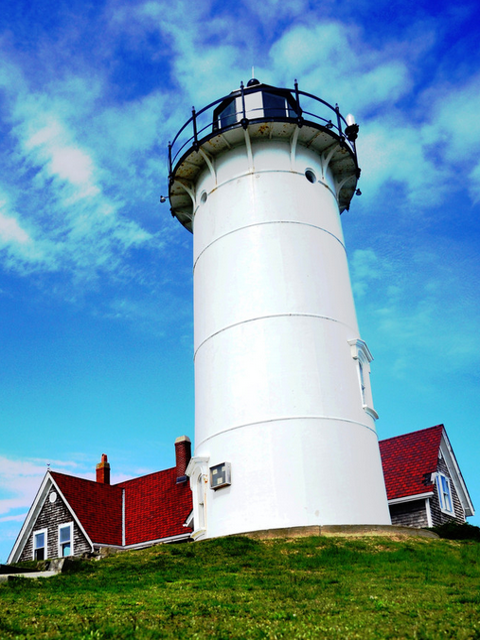
#> input picture Foto Esercitazioni/lighthouse.png, 480 x 640 px, found by its file name
$ python ImageFiltering2.py
#> lines starting #> are read from the running program, lines starting #| are printed output that depends on the picture
# Import libraries
import os
import matplotlib.pyplot as plt
import imageio.v3 as io
import skimage.color as color
import numpy as np
from scipy import ndimage
import cv2 as cv
from scipy.signal import convolve2d
path =r'C:\Users\danie\Desktop\IPCV\Foto Esercitazioni'

Img=io.imread(os.path.join(path,'lighthouse.png'))
#> Img is the input picture: shape (640, 480, 3); mean R, G, B 106.4, 150.1, 171.4

Img1=Img.copy()
Img1=Img1.astype(np.float32)/255
if len(Img1.shape)==3:
    Img1gray= color.rgb2gray(Img1)
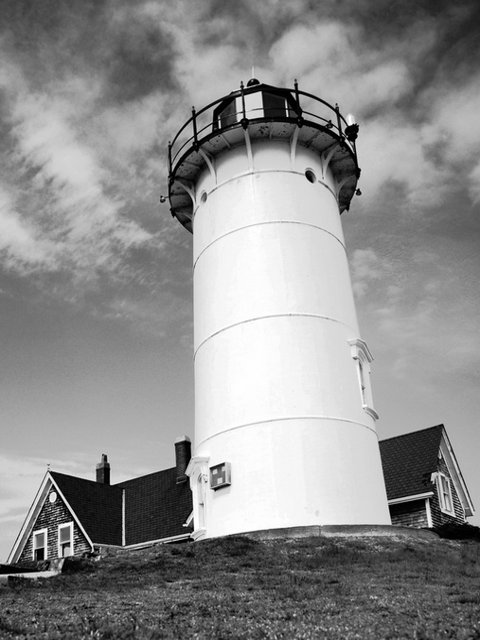
#> Img1gray: shape (640, 480) float32; min 0, max 1, mean 0.558

def Gauss(size, sigma):
    """
    Create a 2D Gaussian kernel with given size and standard deviation sigma.
    size: odd integer (e.g., 55)
    sigma: standard deviation of the Gaussian
    """
    # coordinate grid
    x, y = np.meshgrid(
        np.arange(-size//2, size//2 + 1),
        np.arange(-size//2, size//2 + 1)
    )

    # Gaussian formula
    h_gauss = np.exp(-(x**2 + y**2) / (2 * sigma**2))
    h_gauss = h_gauss / np.sum(h_gauss)  # normalize

    return h_gauss


def Box_car(size):
    side_box = size
    h_box = np.ones((side_box, side_box), dtype=float)
    h_box = h_box / np.sum(h_box)
    return h_box

#Sobel
derX=np.array([[-1,0,1],
              [-2,0,2],
              [-1,0,1]],dtype=float)

derY=np.array([[-1,-2,-1],
               [0,0,0],
               [1,2,1]],dtype=float)


def gauss_derivative_kernels(size, sigma):
    assert size % 2 == 1, "side_gauss dev'essere dispari"
    r = size // 2
    # indexing='ij' -> asse 0 = y (righe), asse 1 = x (colonne)
    y, x = np.meshgrid(np.arange(-r, r+1), np.arange(-r, r+1), indexing='ij')
    G = np.exp(-(x**2 + y**2) / (2 * sigma**2))
    # la derivata di G (non si normalizza: la somma è ~0 per definizione)
    Gx = -(x / (sigma**2)) * G   # ∂G/∂x
    Gy = -(y / (sigma**2)) * G   # ∂G/∂y
    return Gx, Gy


Sx=convolve2d(Img1gray,derX)
Sx=abs(Sx)
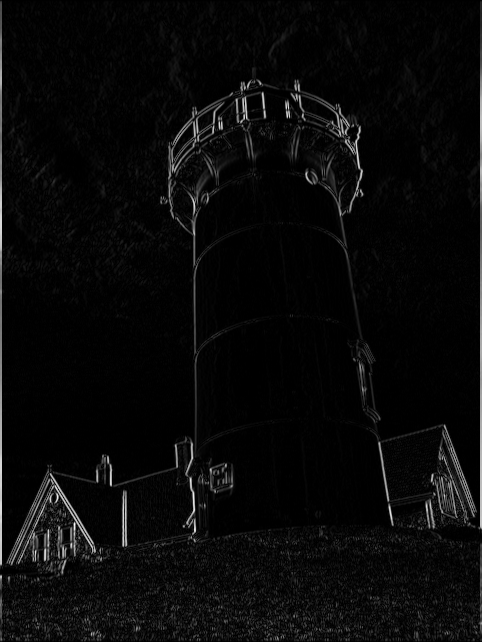
#> Sx: shape (642, 482) float64; min 0, max 3.85, mean 0.143; drawn with min black and max white
Sy=convolve2d(Img1gray,derY)
Sy=abs(Sy)

# Magnitudo del gradiente
G = np.hypot(Sx, Sy)
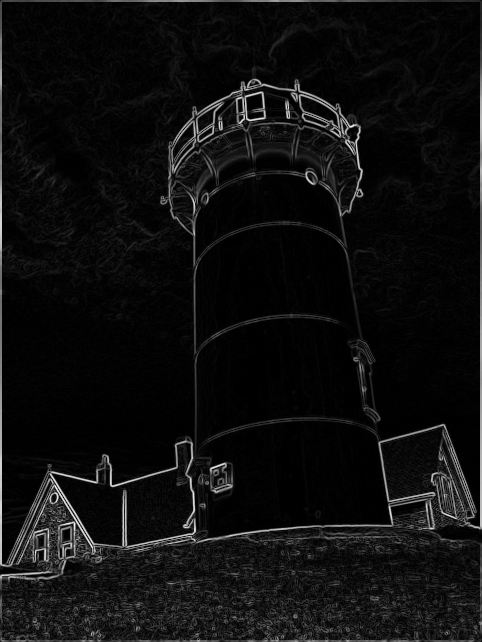
#> G: shape (642, 482) float64; min 0, max 3.93, mean 0.232; drawn with min black and max white
G = G / (G.max() + 1e-8)  # normalizza per un display pulito

plt.figure(figsize=(12, 8))
plt.subplot(2,2,1); plt.imshow(Img1gray, cmap='gray'); plt.title('Originale'); plt.axis('off')
plt.subplot(2,2,2); plt.imshow(Sx, cmap='gray');   plt.title('|∂I/∂x| (Sobel)'); plt.axis('off')
plt.subplot(2,2,3); plt.imshow(Sy, cmap='gray');   plt.title('|∂I/∂y| (Sobel)'); plt.axis('off')
plt.subplot(2,2,4); plt.imshow(G, cmap='gray');        plt.title('Magnitudo |∇I|');  plt.axis('off')
plt.tight_layout(); plt.show()


side_gauss=33
sigmas = [2,3,5,7]
dog_x = []
dog_y = []

for sig in sigmas:
    Gx, Gy = gauss_derivative_kernels(side_gauss, sig)
    Sx = convolve2d(Img1gray, Gx, mode='same', boundary='symm')
    Sy = convolve2d(Img1gray, Gy, mode='same', boundary='symm')
    dog_x.append(Sx)
    dog_y.append(Sy)
#> this loop made 4 passes
#> pass 1, `Sx = convolve2d(Img1gray, Gx, mode='same', boundary='symm')`:
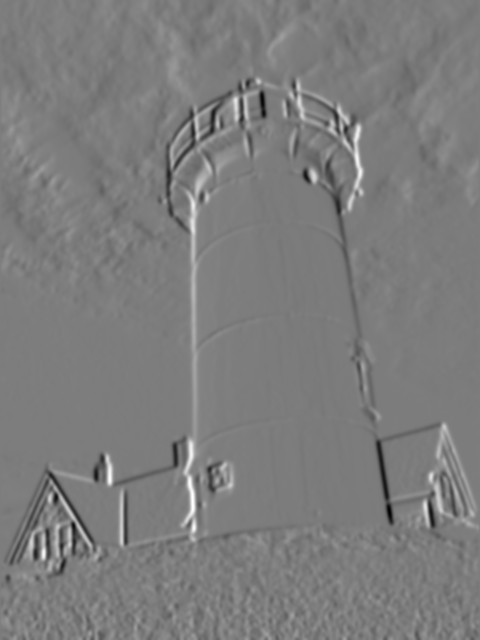
#> Sx: shape (640, 480) float64; min -3.91, max 4.06, mean -0.00337; drawn with min black and max white
#> pass 1, `Sy = convolve2d(Img1gray, Gy, mode='same', boundary='symm')`:
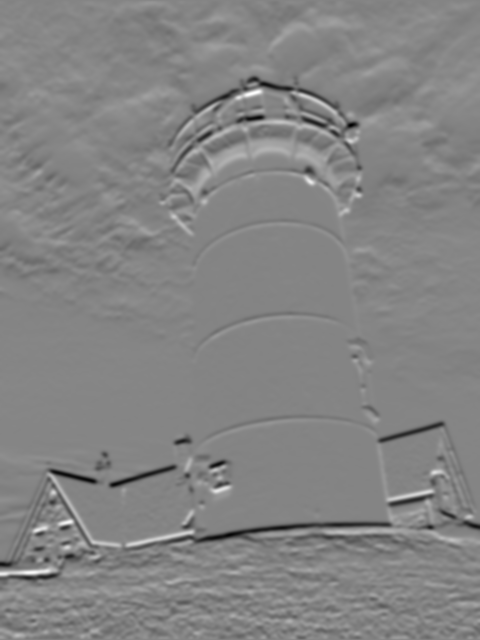
#> Sy: shape (640, 480) float64; min -4, max 3.72, mean -0.00189; drawn with min black and max white
#> after the loop, dog_x = 4 items; dog_y = 4 items


    # --- Plot comparativo: |∂I/∂x| e |∂I/∂y| per ciascun sigma ---
n = len(sigmas)
plt.figure(figsize=(3*n, 6))
for i, sig in enumerate(sigmas):
    Sx_i = dog_x[i]; Sy_i = dog_y[i]
    plt.subplot(2, n, i+1)
    plt.imshow(np.abs(Sx_i), cmap='gray')
    plt.title(f'|dI/dx| σ={sig}')
    plt.axis('off')

    plt.subplot(2, n, n+i+1)
    plt.imshow(np.abs(Sy_i), cmap='gray')
    plt.title(f'|dI/dy| σ={sig}')
    plt.axis('off')

plt.tight_layout()
plt.show()
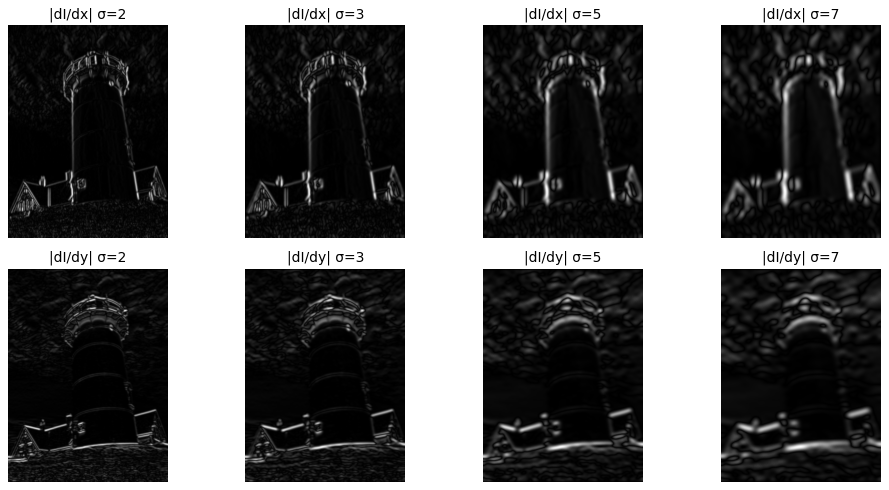
#> figure drawn by matplotlib, 8 panels


edges = cv.Canny((Img1gray*255).astype(np.uint8), 100, 200)
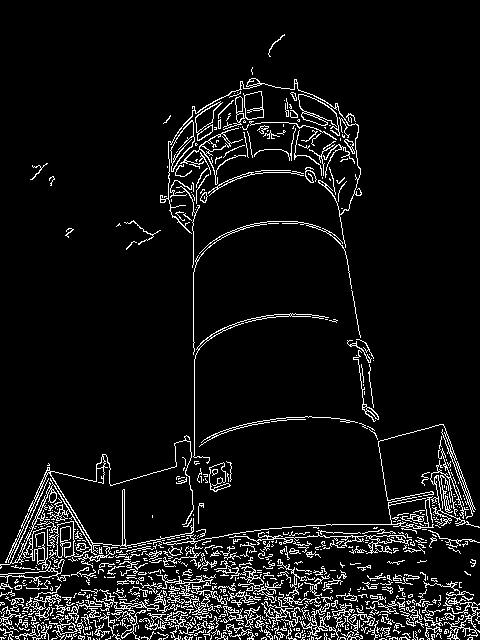
#> edges: shape (640, 480); 7.3% white in thin lines or dots
plt.figure(figsize=(8, 6))
plt.subplot(1,2,1); plt.imshow(Img1gray, cmap='gray'); plt.title('Originale'); plt.axis('off')
plt.subplot(1,2,2); plt.imshow(edges, cmap='gray'); plt.title('Bordi (Canny)'); plt.axis('off')
plt.tight_layout(); plt.show()
#> (the run stopped early here; a loop or call above may not have finished)
